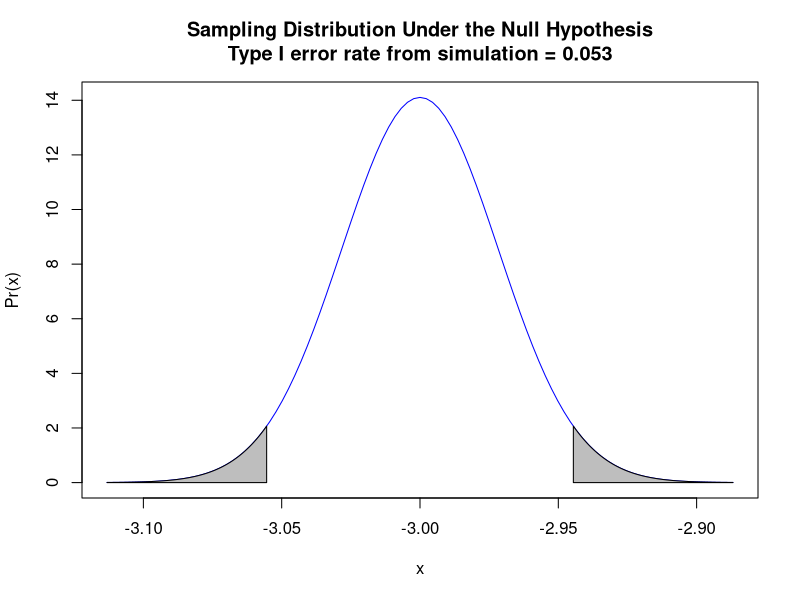
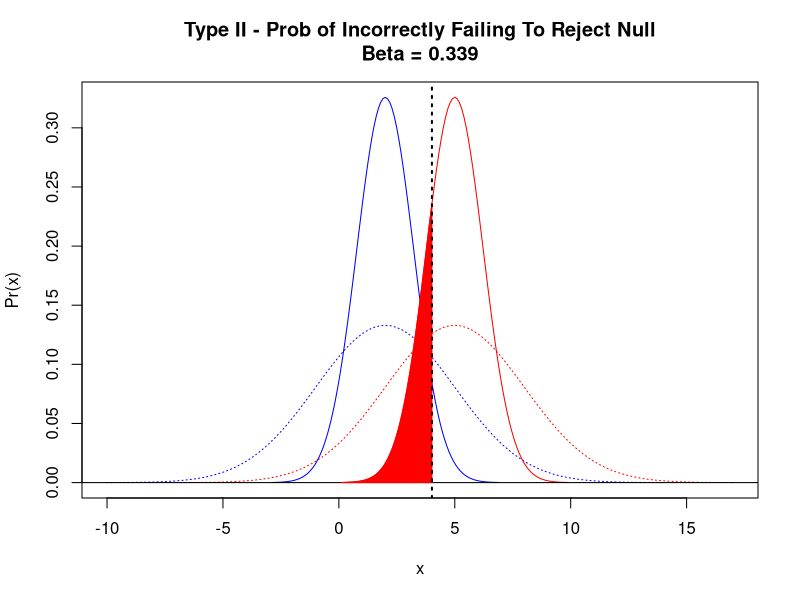
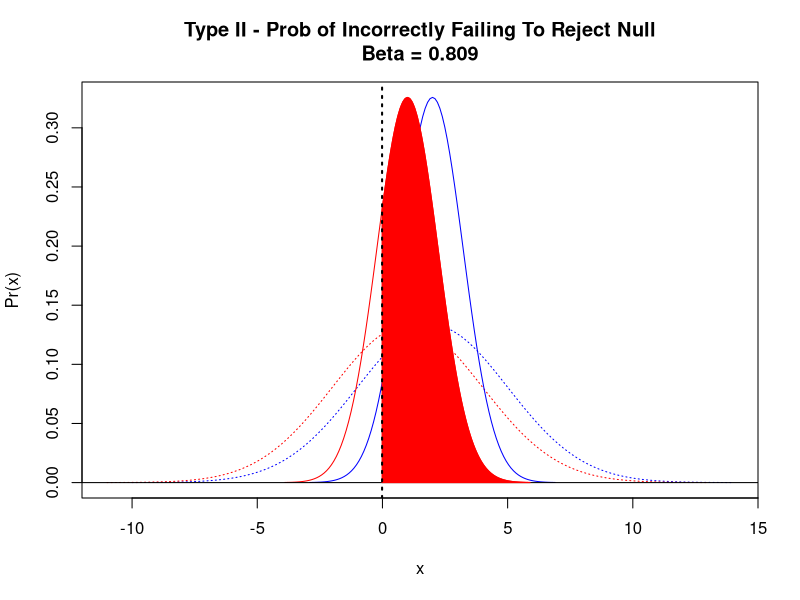

These charts were generated, in order, by the following R code:
## ---- chunk 1
knitr::opts_chunk$set(
	echo=TRUE,
	warning=FALSE,
	comment="##",
	prompt=TRUE,
	tidy=TRUE,
	tidy.opts=list(width.cutoff=75),
	fig.path="img/"
)
## ---- chunk 2
typeI <- function(mu0,sigma,n,type="two.tailed",alpha=0.05,k=10000){
}
## ---- chunk 3
typeI <- function(mu0,sigma,n,type="two.tailed",alpha=0.05,k=1000){
	p <- rep(NA,k) # sets up a vector of empty p values
	for(i in 1:k){ # sets up a loop to run k simulations
		x <- rnorm(n=n,mean=mu0,sd=sigma) # draws a sample from our distribution
		m <- mean(x) # calculates the mean
		s <- sd(x) # calculates the standard deviation
		t <- (m-mu0)/(s/sqrt(n)) # calculates the T statistic for the sample drawn from the null distribution relative to the null distribution
		if (type == "less") {
			p[i] <- pt(t,df=n-1,lower.tail=TRUE) # calculates the associated p value
		}
		if (type == "greater") {
			p[i] <- pt(t,df=n-1,lower.tail=FALSE)
		}
		if (type == "two.tailed") {
			if (t > 0) {p[i] <- 2 * pt(t,df=n-1,lower.tail=FALSE)}
			if (t < 0) {p[i] <- 2 * pt(t,df=n-1,lower.tail=TRUE)}
		}
	}

	curve(dnorm(x,mu0,sigma/sqrt(n)),mu0-4*sigma/sqrt(n), mu0+4*sigma/sqrt(n), main=paste("Sampling Distribution Under the Null Hypothesis\nType I error rate from simulation = ",length(p[p<alpha])/k,sep=""), xlab="x", ylab="Pr(x)",col="blue",xlim=c(mu0-4*sigma/sqrt(n), mu0+4*sigma/sqrt(n)),ylim=c(0,dnorm(mu0,mu0,sigma/sqrt(n))))
	
	if (type == "less") {
	 polygon(cbind(c(mu0-4*sigma/sqrt(n), seq(from=mu0-4*sigma/sqrt(n), to=mu0-qnorm(1-alpha)*sigma/sqrt(n), length.out=100), mu0-qnorm(1-alpha)*sigma/sqrt(n))), c(0,dnorm(seq(from=mu0-4*sigma/sqrt(n), to=mu0-qnorm(1-alpha)*sigma/sqrt(n), length.out=100),mean=mu0,sd=sigma/sqrt(n)),0), border="black",col="gray")
	q <- pnorm(mu0-qnorm(1-alpha)*sigma/sqrt(n),mean=mu0,sd=sigma/sqrt(n))-pnorm(mu0-4*sigma/sqrt(n),mean=mu0,sd=sigma/sqrt(n))
	}
	if (type == "greater") {
	 polygon(cbind(c(mu0+qnorm(1-alpha)*sigma/sqrt(n), seq(from=mu0+qnorm(1-alpha)*sigma/sqrt(n), to=mu0+4*sigma/sqrt(n), length.out=100), mu0+4*sigma/sqrt(n))), c(0,dnorm(seq(from=mu0+qnorm(1-alpha)*sigma/sqrt(n), to=mu0+4*sigma/sqrt(n), length.out=100),mean=mu0,sd=sigma/sqrt(n)),0), border="black",col="gray")
	q <- pnorm(mu0+4*sigma/sqrt(n),mean=mu0,sd=sigma/sqrt(n))-pnorm(mu0+qnorm(1-alpha)*sigma/sqrt(n),mean=mu0,sd=sigma/sqrt(n))
	}
	if (type == "two.tailed") {
	 polygon(cbind(c(mu0-4*sigma/sqrt(n), seq(from=mu0-4*sigma/sqrt(n), to=mu0-qnorm(1-alpha/2)*sigma/sqrt(n), length.out=100), mu0-qnorm(1-alpha/2)*sigma/sqrt(n))), c(0,dnorm(seq(from=mu0-4*sigma/sqrt(n), to=mu0-qnorm(1-alpha/2)*sigma/sqrt(n), length.out=100),mean=mu0,sd=sigma/sqrt(n)),0), border="black",col="gray")
	 polygon(cbind(c(mu0+qnorm(1-alpha/2)*sigma/sqrt(n), seq(from=mu0+qnorm(1-alpha/2)*sigma/sqrt(n), to=mu0+4*sigma/sqrt(n), length.out=100), mu0+4*sigma/sqrt(n))), c(0,dnorm(seq(from=mu0+qnorm(1-alpha/2)*sigma/sqrt(n), to=mu0+4*sigma/sqrt(n), length.out=100),mean=mu0,sd=sigma/sqrt(n)),0), border="black",col="gray")
	 	q <- pnorm(mu0-qnorm(1-alpha/2)*sigma/sqrt(n),mean=mu0,sd=sigma/sqrt(n))-pnorm(mu0-4*sigma/sqrt(n),mean=mu0,sd=sigma/sqrt(n)) + pnorm(mu0+4*sigma/sqrt(n),mean=mu0,sd=sigma/sqrt(n))-pnorm(mu0+qnorm(1-alpha/2)*sigma/sqrt(n),mean=mu0,sd=sigma/sqrt(n))
	}
  # print(round(q,digits=3)) # this prints area in the shaded portion(s) of the curve
	return(length(p[p<alpha])/k) # returns the proportion of simulations where p < alpha
}
## ---- chunk 4
e <- typeI(mu0=-3,sigma=2,n=5000,type="two.tailed",alpha=0.05)
e
## ---- chunk 5
typeII <- function(mu0,muA,sigma,n,type="two-tailed",alpha=0.05,k=1000){
	p <- rep(NA,k) # sets up a vector of empty p values
	for(i in 1:k){
		x <- rnorm(n=n,mean=muA,sd=sigma) # draw from Ha
		m <- mean(x)
		s <- sd(x)
		t <- (m-mu0)/(s/sqrt(n)) # calculates the T statistic for the sample drawn from Ha relative to the null distribution
		if (type == "less") {
			p[i] <- pt(t,df=n-1,lower.tail=TRUE) # calculates the associated p value
		}
		if (type == "greater") {
			p[i] <- pt(t,df=n-1,lower.tail=FALSE)
		}
	if (type == "two.tailed") {
			if (t > 0) {p[i] <- 2 * pt(t,df=n-1,lower.tail=FALSE)}
			if (t < 0) {p[i] <- 2 * pt(t,df=n-1,lower.tail=TRUE)}
		}
	}
	
	curve(dnorm(x,mu0,sigma),mu0-4*sigma, mu0+4*sigma,
	      main=paste("Type II - Prob of Incorrectly Failing To Reject Null\nBeta = ",length(p[p>=alpha])/k,sep=""), 
	      xlab="x", ylab="Pr(x)",col="blue",lty=3,
	      xlim=c(min(c(mu0-4*sigma, muA-4*sigma)),max(c(mu0+4*sigma,muA+4*sigma))),
	      ylim=c(0,max(c(dnorm(mu0,mu0, sigma)),dnorm(muA,muA,sigma),dnorm(muA,muA,sigma/sqrt(n))))
	      )
	curve(dnorm(x,muA,sigma),muA-4*sigma, muA+4*sigma, col="red", lty=3,add=TRUE)
	
	curve(dnorm(x,mu0,sigma/sqrt(n)),mu0-4*sigma/sqrt(n), mu0+4*sigma/sqrt(n),col="blue", add=TRUE)
	curve(dnorm(x,muA,sigma/sqrt(n)),muA-4*sigma/sqrt(n), muA+4*sigma/sqrt(n), col="red", add=TRUE)
	abline(h=0)
	
	if (type == "less") {
	 polygon(cbind(
	   c(mu0-qnorm(1-alpha)*sigma/sqrt(n), seq(from=mu0-qnorm(1-alpha)*sigma/sqrt(n),to=muA+4*sigma/sqrt(n),length.out=100), muA+4*sigma/sqrt(n))),
	   c(0,dnorm(seq(mu0-qnorm(1-alpha)*sigma/sqrt(n), to=muA+4*sigma/sqrt(n), length.out=100), mean=muA,sd=sigma/sqrt(n)),0), border="red",col="red")
	  abline(v=mu0-qnorm(1-alpha)*sigma/sqrt(n), col="black", lty=3, lwd=2)
	}
	
	if (type == "greater") {
	 polygon(cbind(
	   c(muA-4*sigma/sqrt(n), seq(from=muA-4*sigma/sqrt(n), to=mu0+qnorm(1-alpha)*sigma/sqrt(n), length.out=100), mu0+qnorm(1-alpha)*sigma/sqrt(n))),
	   c(0,dnorm(seq(from=muA-4*sigma/sqrt(n), to=mu0+qnorm(1-alpha)*sigma/sqrt(n), length.out=100), mean=muA,sd=sigma/sqrt(n)),0), border="red",col="red")
	  abline(v=mu0+qnorm(1-alpha)*sigma/sqrt(n), col="black", lty=3, lwd=2)
	}
	
return(length(p[p>=alpha])/k)
}

e <- typeII(mu0=2,muA=5,sigma=3,n=6,type="greater") # Ha > H0
e
e <- typeII(mu0=2,muA=1,sigma=3,n=6,type="less") # Ha < H0
e
